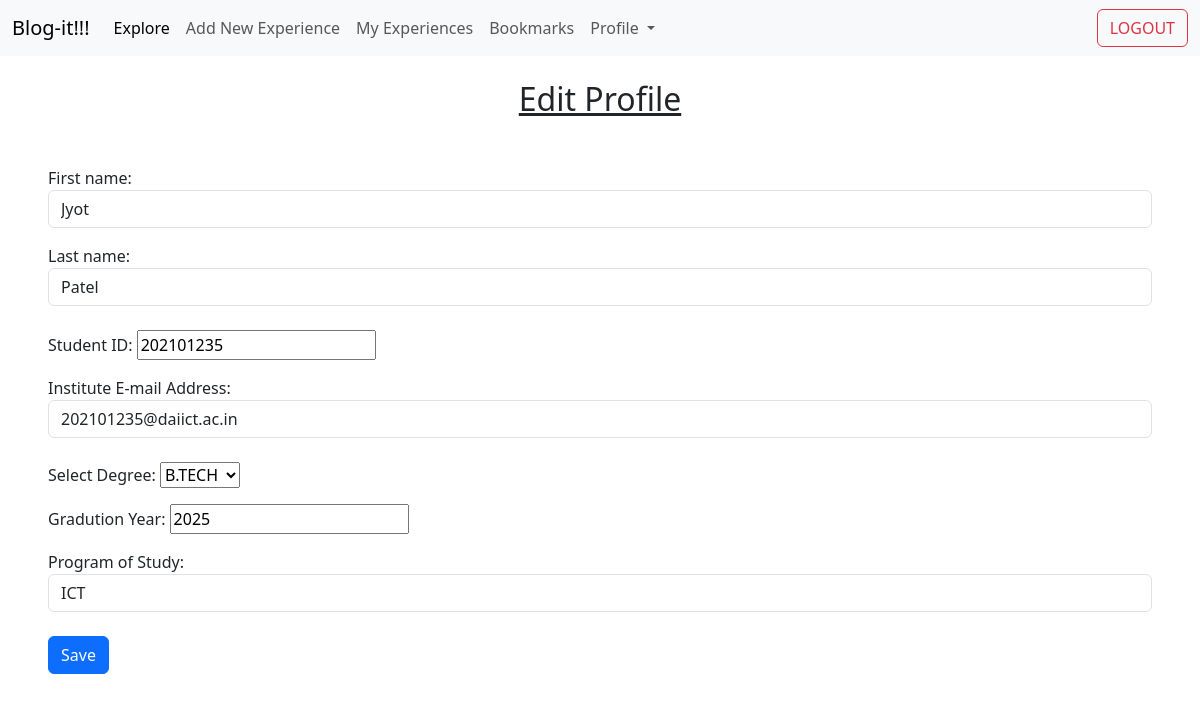
The app's page /home/edit_profile/ (signed in), older data.
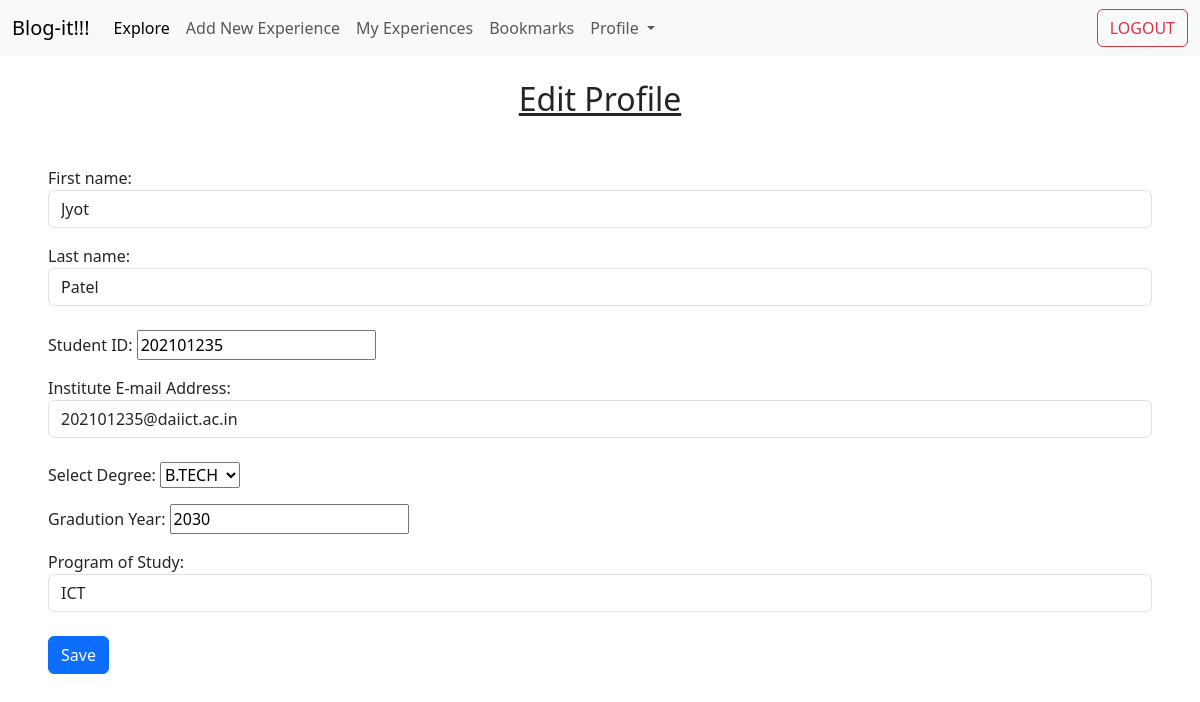
The same page, newer data.
### accounts/models.py (models this page shows)
class NewUser(AbstractUser):
    email = models.EmailField(unique=True)
    degree = models.CharField(max_length=6,choices=[("B.TECH",'B.TECH'),("M.TECH",'M.TECH'),("MSC",'MSC')], null=True, blank=False)
    year = models.PositiveIntegerField(null=True, blank=False)
    program = models.CharField(max_length=255, null=True, blank=False)

### home/views.py (the view)
# urls.py: path('edit_profile/', edit_profile.as_view(), name="edit_profile"),
class edit_profile(LoginRequiredMixin, SuccessMessageMixin, UpdateView):
    template_name = 'edit_profile.html'
    form_class = EditProfileForm
    success_message = 'Profile Changes Saved Successfully !!!'
    success_url = reverse_lazy('explore')
    def get_object(self):
        return self.request.user

### home/forms.py
class EditProfileForm(UserChangeForm):
    password = None
    first_name = forms.CharField(label='First name', max_length=100, widget=forms.TextInput(attrs={'class' : 'form-control mb-3'}))
    last_name = forms.CharField(label='Last name', max_length=100, widget=forms.TextInput(attrs={'class' : 'form-control mb-4'}))
    username = forms.IntegerField(label='Student ID', min_value=200100000)
    email = forms.EmailField(label='Institute E-mail Address', widget=forms.EmailInput(attrs={'class': 'form-control mb-4'}))
    degree = forms.ChoiceField(label='Select Degree',choices=(("B.TECH",'B.TECH'),("M.TECH",'M.TECH'),("MSC",'MSC')))
    year = forms.IntegerField(label='Gradution Year', min_value=2021)
    program = forms.CharField(label='Program of Study', widget=forms.TextInput(attrs={'class' : 'form-control mb-4'}))
    class Meta:
        model = NewUser
        fields = ('first_name', 'last_name','username', 'email', 'degree', 'year', 'program')

### templates/edit_profile.html (shortened to what this page needs)
{% extends 'base.html' %}
{% block content %}
<nav class="navbar navbar-expand-lg navbar-light bg-light">
    <div class="container-fluid">
      <a class="navbar-brand">Blog-it!!!</a>
      <div class="collapse navbar-collapse" id="navbarSupportedContent">
        <ul class="navbar-nav me-auto mb-2 mb-lg-0">
          <li class="nav-item">
            <a class="nav-link active" aria-current="page" href={% url 'explore' %}>Explore</a>
          </li>
          <li class="nav-item">
            <a class="nav-link" href={% url 'add_new_experience' %}>Add New Experience</a>
          </li>
          <li class="nav-item">
            <a class="nav-link" href={% url 'my_experiences' %}>My Experiences</a>
          </li>
          <li class="nav-item">
            <a class="nav-link" href={% url 'bookmarks' %}>Bookmarks</a>
          </li>
          <li class="nav-item dropdown">
            <a class="nav-link dropdown-toggle" href="#" id="navbarDropdown" role="button" data-bs-toggle="dropdown" aria-expanded="false">
              Profile
            </a>
          </li>
        </ul>
        <form class="d-flex" action={% url 'logout' %} method="post">
          <button class="btn btn-outline-danger" type="submit">LOGOUT</button>
        </form>
      </div>
    </div>
  </nav>
<h2 class="d-flex justify-content-center m-4"><u>Edit Profile</u></h2>
<form action="" method="post" class="m-5">
    {{ form.as_p }}
    <button type="submit" class="btn btn-primary">Save</button>
</form>
{% endblock content %}

Row changes from the older to the newer data that the page shows:
changed NewUser "Jyot": year "2025" → "2030"
